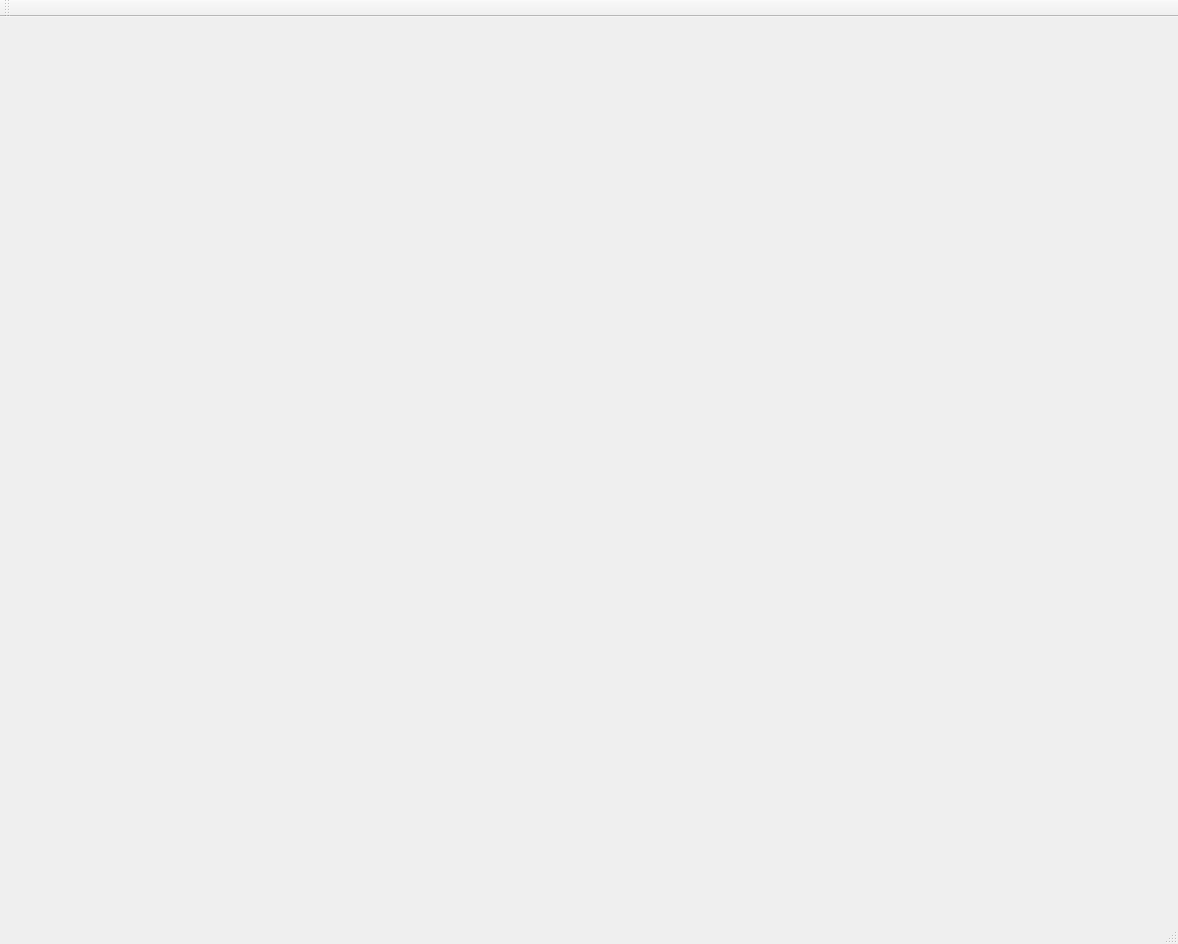
<?xml version="1.0" encoding="UTF-8"?>
<ui version="4.0">
 <class>GobangClass</class>
 <widget class="QMainWindow" name="GobangClass">
  <property name="geometry">
   <rect>
    <x>0</x>
    <y>0</y>
    <width>1178</width>
    <height>944</height>
   </rect>
  </property>
  <property name="windowTitle">
   <string>Gobang</string>
  </property>
  <widget class="QWidget" name="centralWidget">
   <widget class="QLabel" name="label">
    <property name="geometry">
     <rect>
      <x>30</x>
      <y>40</y>
      <width>921</width>
      <height>821</height>
     </rect>
    </property>
    <property name="styleSheet">
     <string notr="true">QLabel{ background-image: url(./Resources/board.png);}</string>
    </property>
    <property name="text">
     <string/>
    </property>
   </widget>
  </widget>
  <widget class="QMenuBar" name="menuBar">
   <property name="geometry">
    <rect>
     <x>0</x>
     <y>0</y>
     <width>1178</width>
     <height>26</height>
    </rect>
   </property>
  </widget>
  <widget class="QToolBar" name="mainToolBar">
   <attribute name="toolBarArea">
    <enum>TopToolBarArea</enum>
   </attribute>
   <attribute name="toolBarBreak">
    <bool>false</bool>
   </attribute>
  </widget>
  <widget class="QStatusBar" name="statusBar"/>
 </widget>
 <layoutdefault spacing="6" margin="11"/>
 <resources>
  <include location="Gobang.qrc"/>
 </resources>
 <connections/>
</ui>
